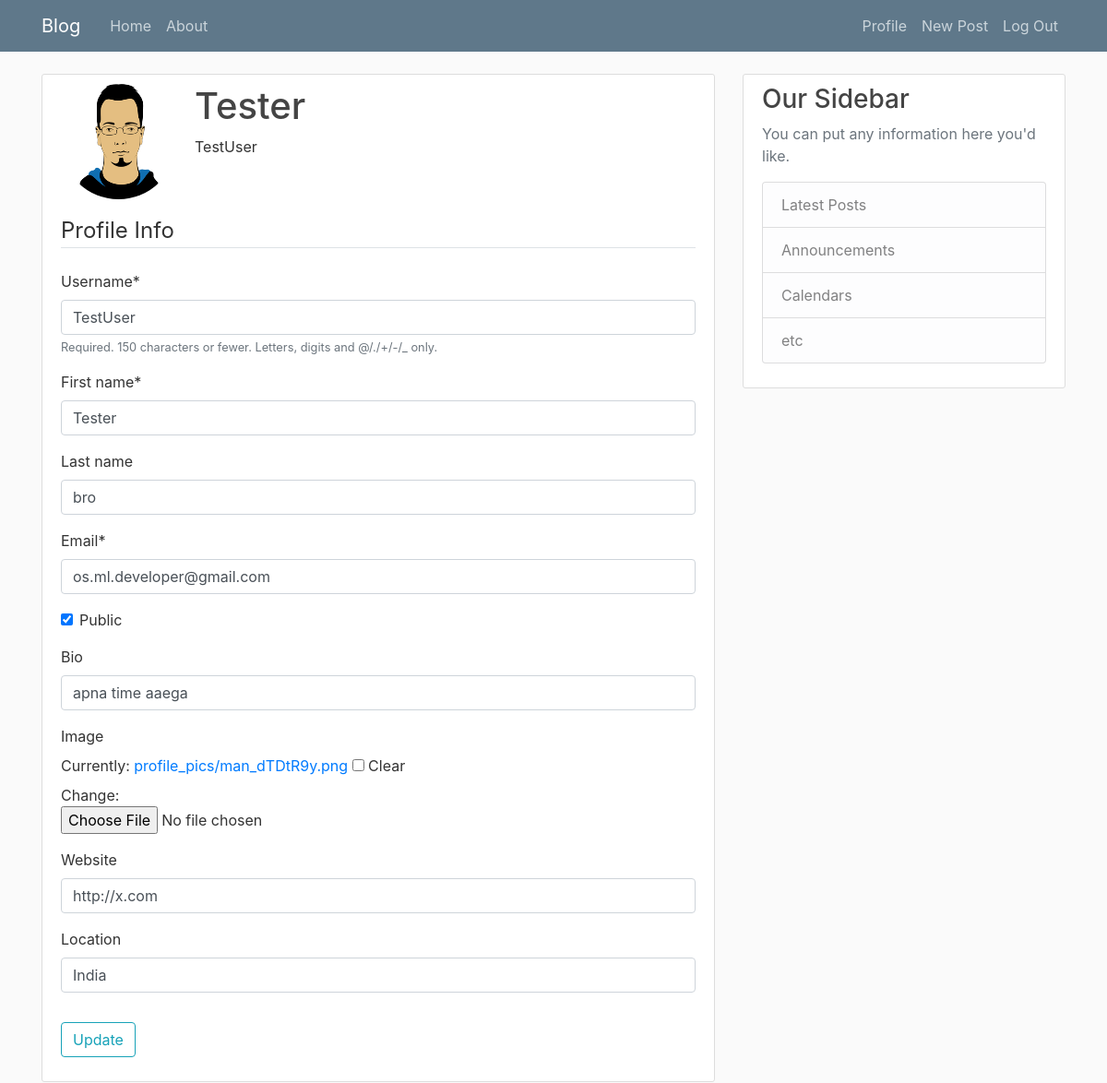
/profile/ (signed in), run on an earlier commit of the app's database.
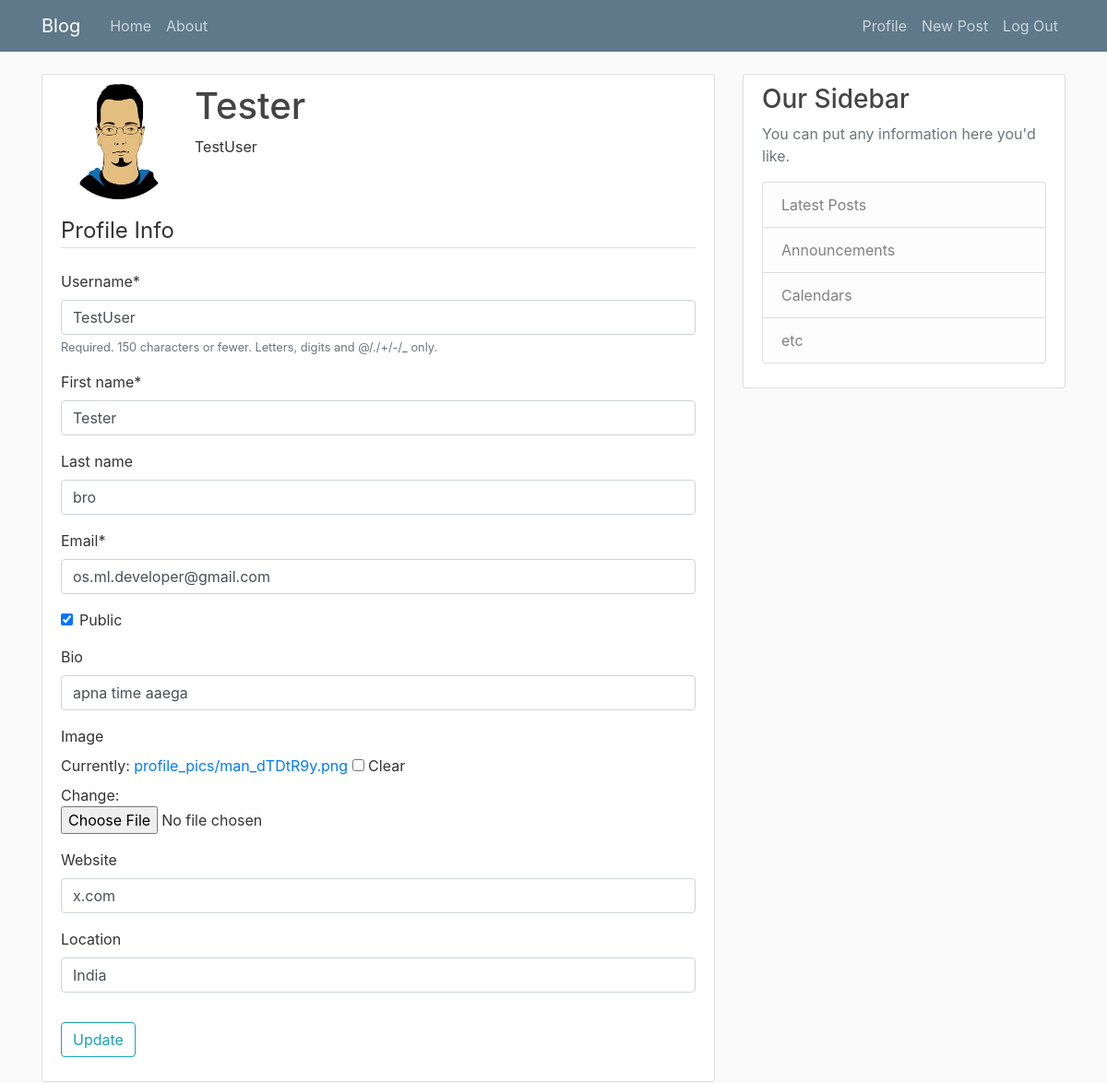
And on a later commit of the database.
### Users/models.py (models this page shows, shortened)
class Profile(models.Model):
    user = models.OneToOneField(User, on_delete=models.CASCADE)
    bio = models.CharField(null=True, max_length=140, blank=True)
    image = models.ImageField(default='default.jpg', upload_to='profile_pics', blank=True)
    public = models.BooleanField(default=False)
    website = models.CharField(null=True, blank=True, max_length=80)
    location = models.CharField(null=True, max_length=200, blank=True)
    join_date = models.DateTimeField(auto_now_add=True)

### Users/views.py (the view)
# urls.py: path('profile/', user_views.profile, name='profile'),
@login_required
def profile(request):
    if(request.method == 'POST'):
        u_form = UserUpdateForm(request.POST, instance=request.user)
        p_form = ProfileUpdateForm(request.POST, request.FILES, instance=request.user.profile)
        if(u_form.is_valid() and p_form.is_valid()):
            u_form.save()
            p_form.save()
            messages.success(request, f'Your profile has been updated!')
            return redirect('profile')
    else:
        u_form = UserUpdateForm(instance=request.user)
        p_form = ProfileUpdateForm(instance=request.user.profile)
    context = {
        'u_form': u_form,
        'p_form': p_form
            }
    return render(request, 'Users/profile.html', context)

### Users/forms.py
class UserUpdateForm(forms.ModelForm):
    first_name = forms.CharField(max_length=100)
    last_name = forms.CharField(max_length=100, required=False)
    email = forms.EmailField()
    class Meta:
        model = User
        fields = ['username', 'first_name', 'last_name', 'email']

class ProfileUpdateForm(forms.ModelForm):
    class Meta:
        model = Profile
        fields = ['public', 'bio', 'image', 'website', 'location']

### Users/templates/Users/profile.html (shortened to what this page needs)
{% extends "Blog/base.html" %} {% load crispy_forms_tags %} {% block content %}
<div class="content-section">
    <div class="media">
        <img class="rounded-circle account-img" src="{{user.profile.image.url}}">
        <div class="media-body" style="text-align: justify">
            <h2 class="account-heading">{{user.first_name}}</h2>
            <p class="text-secondry">{{user.username}}</p>
        </div>
    </div>
    <form method="post" enctype="multipart/form-data">
        <fieldset class="form-group">
            <legend class="border-bottom mb-4">Profile Info</legend>
            {{ u_form|crispy }} {{ p_form|crispy }}
        </fieldset>
        <div class="form-group">
            <button class="btn btn-outline-info" type="submit">Update</button>
        </div>
    </form>
</div>
{% endblock content %}

What changed in the data, as far as the page shows it:
changed Profile "apna time aaega": website "http://x.com" → "x.com"
